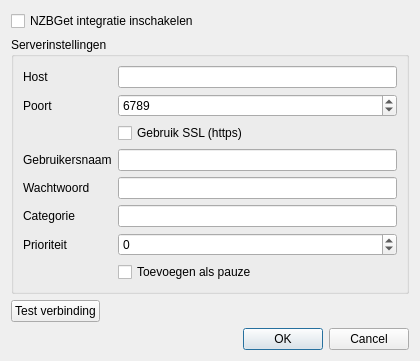
<?xml version="1.0" encoding="UTF-8"?>
<ui version="4.0">
 <class>NzbGetSettingsDialog</class>
 <widget class="QDialog" name="NzbGetSettingsDialog">
  <property name="geometry">
   <rect>
    <x>0</x>
    <y>0</y>
    <width>420</width>
    <height>360</height>
   </rect>
  </property>
  <property name="windowTitle">
   <string>NZBGet-instellingen</string>
  </property>
  <layout class="QVBoxLayout" name="verticalLayout">
   <item>
    <widget class="QCheckBox" name="enableCheckBox">
     <property name="text">
      <string>NZBGet integratie inschakelen</string>
     </property>
    </widget>
   </item>
   <item>
    <widget class="QGroupBox" name="settingsGroup">
     <property name="title">
      <string>Serverinstellingen</string>
     </property>
     <layout class="QFormLayout" name="formLayout">
      <item row="0" column="0">
       <widget class="QLabel" name="hostLabel">
        <property name="text">
         <string>Host</string>
        </property>
       </widget>
      </item>
      <item row="0" column="1">
       <widget class="QLineEdit" name="hostEdit"/>
      </item>
      <item row="1" column="0">
       <widget class="QLabel" name="portLabel">
        <property name="text">
         <string>Poort</string>
        </property>
       </widget>
      </item>
      <item row="1" column="1">
       <widget class="QSpinBox" name="portSpin">
        <property name="maximum">
         <number>65535</number>
        </property>
        <property name="value">
         <number>6789</number>
        </property>
       </widget>
      </item>
      <item row="2" column="1">
       <widget class="QCheckBox" name="sslCheckBox">
        <property name="text">
         <string>Gebruik SSL (https)</string>
        </property>
       </widget>
      </item>
      <item row="3" column="0">
       <widget class="QLabel" name="userLabel">
        <property name="text">
         <string>Gebruikersnaam</string>
        </property>
       </widget>
      </item>
      <item row="3" column="1">
       <widget class="QLineEdit" name="usernameEdit"/>
      </item>
      <item row="4" column="0">
       <widget class="QLabel" name="passLabel">
        <property name="text">
         <string>Wachtwoord</string>
        </property>
       </widget>
      </item>
      <item row="4" column="1">
       <widget class="QLineEdit" name="passwordEdit">
        <property name="echoMode">
         <enum>QLineEdit::Password</enum>
        </property>
       </widget>
      </item>
      <item row="5" column="0">
       <widget class="QLabel" name="categoryLabel">
        <property name="text">
         <string>Categorie</string>
        </property>
       </widget>
      </item>
      <item row="5" column="1">
       <widget class="QLineEdit" name="categoryEdit"/>
      </item>
      <item row="6" column="0">
       <widget class="QLabel" name="priorityLabel">
        <property name="text">
         <string>Prioriteit</string>
        </property>
       </widget>
      </item>
      <item row="6" column="1">
       <widget class="QSpinBox" name="prioritySpin">
        <property name="minimum">
         <number>-1000</number>
        </property>
        <property name="maximum">
         <number>1000</number>
        </property>
       </widget>
      </item>
      <item row="7" column="1">
      <widget class="QCheckBox" name="pausedCheckBox">
        <property name="text">
         <string>Toevoegen als pauze</string>
        </property>
       </widget>
      </item>
     </layout>
    </widget>
   </item>
   <item>
    <layout class="QHBoxLayout" name="horizontalLayout">
     <item>
      <widget class="QPushButton" name="testButton">
       <property name="text">
        <string>Test verbinding</string>
       </property>
      </widget>
     </item>
     <item>
      <spacer name="horizontalSpacer">
       <property name="orientation">
        <enum>Qt::Horizontal</enum>
       </property>
       <property name="sizeHint" stdset="0">
        <size>
         <width>40</width>
         <height>20</height>
        </size>
       </property>
      </spacer>
     </item>
    </layout>
   </item>
   <item>
    <widget class="QDialogButtonBox" name="buttonBox">
     <property name="orientation">
      <enum>Qt::Horizontal</enum>
     </property>
     <property name="standardButtons">
      <set>QDialogButtonBox::Cancel|QDialogButtonBox::Ok</set>
     </property>
    </widget>
   </item>
  </layout>
 </widget>
 <resources/>
 <connections>
  <connection>
   <sender>buttonBox</sender>
   <signal>accepted()</signal>
   <receiver>NzbGetSettingsDialog</receiver>
   <slot>accept()</slot>
   <hints>
    <hint type="sourcelabel">
     <x>248</x>
     <y>315</y>
    </hint>
    <hint type="destinationlabel">
     <x>273</x>
     <y>339</y>
    </hint>
   </hints>
  </connection>
  <connection>
   <sender>buttonBox</sender>
   <signal>rejected()</signal>
   <receiver>NzbGetSettingsDialog</receiver>
   <slot>reject()</slot>
   <hints>
    <hint type="sourcelabel">
     <x>135</x>
     <y>315</y>
    </hint>
    <hint type="destinationlabel">
     <x>111</x>
     <y>339</y>
    </hint>
   </hints>
  </connection>
 </connections>
</ui>
